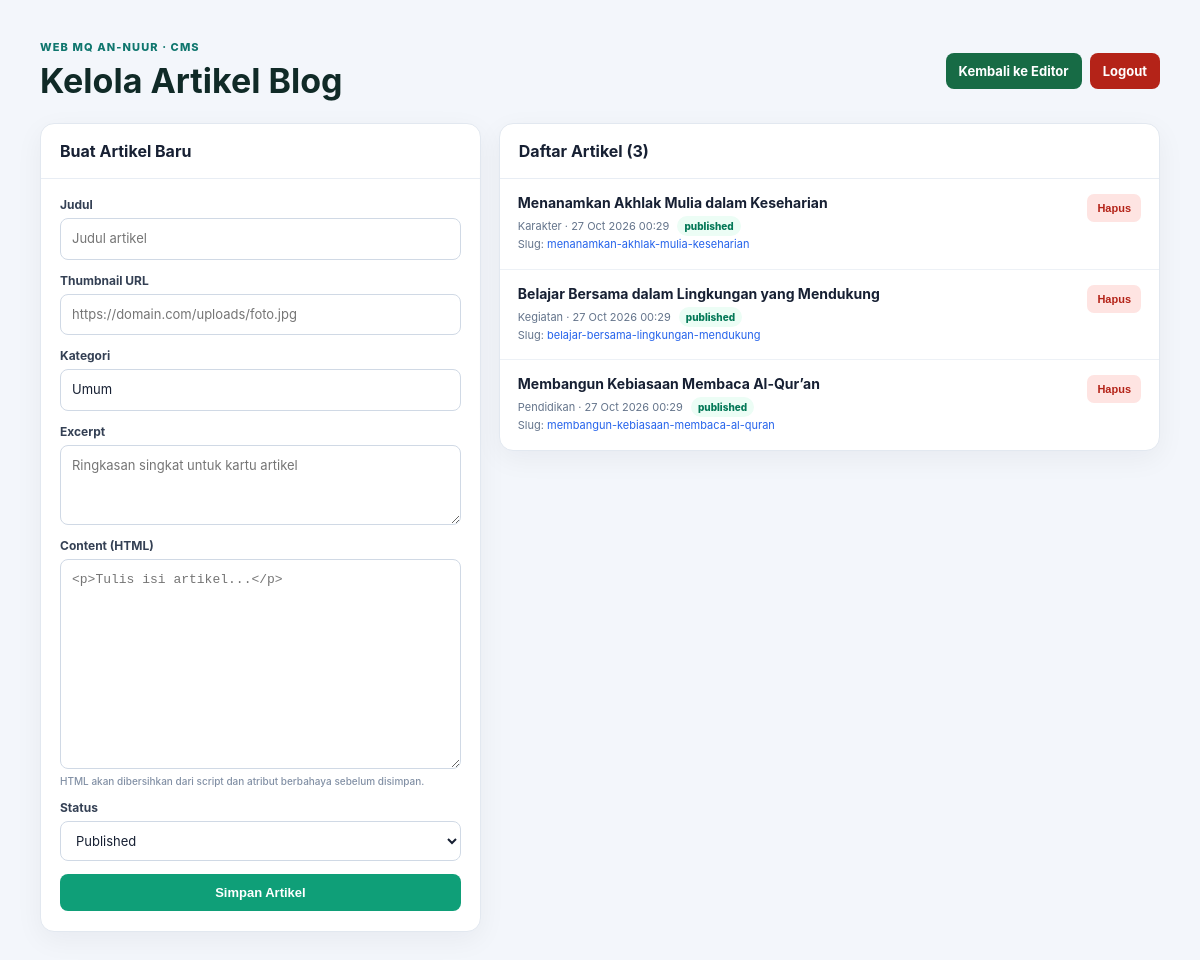
/admin-posts.php (signed in), run on the app's committed database.
### tables this page shows
CREATE TABLE IF NOT EXISTS `posts` (
    `id` INT NOT NULL AUTO_INCREMENT,
    `title` VARCHAR(255) NOT NULL,
    `slug` VARCHAR(255) NOT NULL,
    `content` LONGTEXT NOT NULL,
    `excerpt` TEXT NULL,
    `featured_image` VARCHAR(500) NULL,
    `category` VARCHAR(100) NOT NULL DEFAULT 'Umum',
    `status` ENUM('draft', 'published') NOT NULL DEFAULT 'published',
    `created_at` TIMESTAMP NOT NULL DEFAULT CURRENT_TIMESTAMP,
    `updated_at` TIMESTAMP NOT NULL DEFAULT CURRENT_TIMESTAMP ON UPDATE CURRENT_TIMESTAMP,
    PRIMARY KEY (`id`),
    UNIQUE KEY `uq_posts_slug` (`slug`),
    KEY `idx_posts_status_created` (`status`, `created_at`)
);

### common.php (called while the page is built, shortened)
<?php
function pbDbConnection(): PDO
{
    $host = getenv('DB_HOST') ?: '127.0.0.1';
    $port = getenv('DB_PORT') ?: '3306';
    $database = getenv('DB_NAME') ?: 'web_mqannuur';
    $username = getenv('DB_USER') ?: 'root';
    $password = getenv('DB_PASS') !== false ? (string)getenv('DB_PASS') : '';
    $socket = getenv('DB_SOCKET') ?: '';
    $dsn = $socket !== ''
        ? "mysql:unix_socket={$socket};dbname={$database};charset=utf8mb4"
        : "mysql:host={$host};port={$port};dbname={$database};charset=utf8mb4";
    $pdo = new PDO($dsn, $username, $password, [
        PDO::ATTR_ERRMODE => PDO::ERRMODE_EXCEPTION,
        PDO::ATTR_DEFAULT_FETCH_MODE => PDO::FETCH_ASSOC,
        PDO::ATTR_EMULATE_PREPARES => false
    ]);
    return $pdo;
}

### admin-posts.php (the view, shortened to what this page needs)
<?php
$errorMessage = '';
$posts = [];
try {
    $posts = pbDbConnection()->query(
        'SELECT id, title, slug, category, status, created_at FROM posts ORDER BY created_at DESC, id DESC'
    )->fetchAll();
} catch (Throwable $exception) {
    error_log('[Page Builder] Post list error: ' . $exception->getMessage());
    $errorMessage = $errorMessage !== '' ? $errorMessage : 'Daftar artikel belum dapat dimuat. Pastikan tabel posts tersedia.';
}
?>
<!doctype html>
<html lang="id">
<head>
</head>
<body>
<main class="dashboard">
    <header class="header">
        <div><p class="eyebrow">Web MQ An-Nuur · CMS</p><h1>Kelola Artikel Blog</h1></div>
        <nav class="actions" aria-label="Navigasi admin">
            <a class="editor-link" href="editor.php">Kembali ke Editor</a>
            <a class="logout-link" href="logout.php">Logout</a>
        </nav>
    </header>
    <div class="layout">
        <section class="card" aria-labelledby="create-post-title">
            <h2 id="create-post-title">Buat Artikel Baru</h2>
            <form class="post-form" method="post" action="admin-posts.php">
                <label class="field" for="post-title">Judul
                    <input id="post-title" name="title" type="text" maxlength="255" required placeholder="Judul artikel">
                </label>
                <label class="field" for="post-image">Thumbnail URL
                    <input id="post-image" name="featured_image" type="url" maxlength="500" placeholder="https://domain.com/uploads/foto.jpg">
                </label>
                <label class="field" for="post-category">Kategori
                    <input id="post-category" name="category" type="text" maxlength="100" value="Umum" required>
                </label>
                <label class="field" for="post-excerpt">Excerpt
                    <textarea id="post-excerpt" name="excerpt" rows="3" maxlength="5000" placeholder="Ringkasan singkat untuk kartu artikel"></textarea>
                </label>
                <label class="field" for="post-content">Content (HTML)
                    <textarea id="post-content" name="content" rows="9" placeholder="<p>Tulis isi artikel...</p>"></textarea>
                    <small class="field-hint">HTML akan dibersihkan dari script dan atribut berbahaya sebelum disimpan.</small>
                </label>
                <label class="field" for="post-status">Status
                    <select id="post-status" name="status"><option value="published">Published</option><option value="draft">Draft</option></select>
                </label>
                <button class="submit-button" type="submit">Simpan Artikel</button>
            </form>
        </section>
        <section class="card" aria-labelledby="post-list-title">
            <h2 id="post-list-title">Daftar Artikel (<?= count($posts) ?>)</h2>
            <div class="post-list">
                <?php if (!$posts): ?>
                    <p class="empty">Belum ada artikel.</p>
                <?php else: ?>
                    <?php foreach ($posts as $post): ?>
                        <article class="post-row">
                            <div>
                                <h3><?= htmlspecialchars((string)$post['title'], ENT_QUOTES | ENT_SUBSTITUTE, 'UTF-8') ?></h3>
                                <div class="post-meta">
                                    <?= htmlspecialchars((string)$post['category'], ENT_QUOTES | ENT_SUBSTITUTE, 'UTF-8') ?> ·
                                    <?= htmlspecialchars(date('d M Y H:i', strtotime((string)$post['created_at'])), ENT_QUOTES | ENT_SUBSTITUTE, 'UTF-8') ?>
                                    <span class="status-pill<?= $post['status'] === 'draft' ? ' draft' : '' ?>"><?= htmlspecialchars((string)$post['status'], ENT_QUOTES | ENT_SUBSTITUTE, 'UTF-8') ?></span><br>
                                    Slug: <a href="post.php?slug=<?= rawurlencode((string)$post['slug']) ?>" target="_blank" rel="noopener"><?= htmlspecialchars((string)$post['slug'], ENT_QUOTES | ENT_SUBSTITUTE, 'UTF-8') ?></a>
                                </div>
                            </div>
                            <form method="post" action="admin-posts.php" class="delete-post-form">
                                <button class="delete-button" type="submit">Hapus</button>
                            </form>
                        </article>
                    <?php endforeach; ?>
                <?php endif; ?>
            </div>
        </section>
    </div>
</main>
</body>
</html>

### admin-posts.php (style rules this page uses)
* { box-sizing: border-box; }
:root { color-scheme: light; font-family: Inter, ui-sans-serif, system-ui, -apple-system, BlinkMacSystemFont, "Segoe UI", sans-serif; color: #172033; background: #f3f6fb; }
body { margin: 0; padding: clamp(16px, 4vw, 40px); }
.dashboard { width: min(1180px, 100%); margin: 0 auto; }
.header { display: flex; align-items: center; justify-content: space-between; gap: 18px; margin-bottom: 22px; }
.eyebrow { margin: 0 0 6px; color: #0f766e; font-size: 11px; font-weight: 800; letter-spacing: .1em; text-transform: uppercase; }
h1 { margin: 0; color: #102a27; font-size: clamp(24px, 4vw, 34px); }
.actions { display: flex; gap: 8px; }
.actions a { padding: 10px 13px; border-radius: 8px; color: #fff; font-size: 13px; font-weight: 700; text-decoration: none; white-space: nowrap; }
.editor-link { background: #176b45; }
.logout-link { background: #b42318; }
.layout { display: grid; grid-template-columns: minmax(280px, .8fr) minmax(0, 1.2fr); align-items: start; gap: 18px; }
.card { overflow: hidden; border: 1px solid #e2e8f0; border-radius: 14px; background: #fff; box-shadow: 0 8px 28px rgba(15, 23, 42, .05); }
.card h2 { margin: 0; padding: 17px 19px; border-bottom: 1px solid #e8edf4; font-size: 16px; }
.post-form { display: grid; gap: 13px; padding: 18px 19px 20px; }
.field { display: grid; gap: 6px; color: #344054; font-size: 12px; font-weight: 750; }
.field input, .field textarea, .field select { width: 100%; padding: 10px 11px; border: 1px solid #d0d9e5; border-radius: 8px; outline-color: #0f9f78; background: #fff; color: #172033; font-family: inherit; font-size: 13px; line-height: 1.5; }
.field textarea { resize: vertical; }
#post-content { min-height: 210px; font-family: ui-monospace, SFMono-Regular, Menlo, Consolas, monospace; }
.field-hint { color: #8290a5; font-size: 10px; font-weight: 500; }
.submit-button { padding: 11px 14px; border: 0; border-radius: 8px; background: #0f9f78; color: #fff; font-size: 13px; font-weight: 800; cursor: pointer; }
.post-list { display: grid; gap: 0; }
.post-row { display: grid; grid-template-columns: minmax(0, 1fr) auto; gap: 12px; padding: 15px 18px; border-bottom: 1px solid #edf1f6; }
.post-row:last-child { border-bottom: 0; }
.post-row h3 { margin: 0 0 5px; color: #172033; font-size: 14px; }
.post-meta { color: #64748b; font-size: 11px; line-height: 1.6; }
.post-meta a { color: #2563eb; overflow-wrap: anywhere; text-decoration: none; }
.status-pill { display: inline-block; margin-left: 5px; padding: 2px 7px; border-radius: 999px; background: #ecfdf5; color: #047857; font-size: 10px; font-weight: 800; }
.delete-button { align-self: center; padding: 8px 10px; border: 0; border-radius: 7px; background: #fee4e2; color: #b42318; font-size: 11px; font-weight: 800; cursor: pointer; }

### data on the page
posts: title "Menanamkan Akhlak Mulia dalam Keseharian", category "Karakter", created_at "27 Oct 2026 00:29", status "published", slug "menanamkan-akhlak-mulia-keseharian"
posts: title "Belajar Bersama dalam Lingkungan yang Mendukung", category "Kegiatan", created_at "27 Oct 2026 00:29", status "published", slug "belajar-bersama-lingkungan-mendukung"
posts: title "Membangun Kebiasaan Membaca Al-Qur’an", category "Pendidikan", created_at "27 Oct 2026 00:29", status "published", slug "membangun-kebiasaan-membaca-al-quran"

### other printed values
count($posts) "3"
